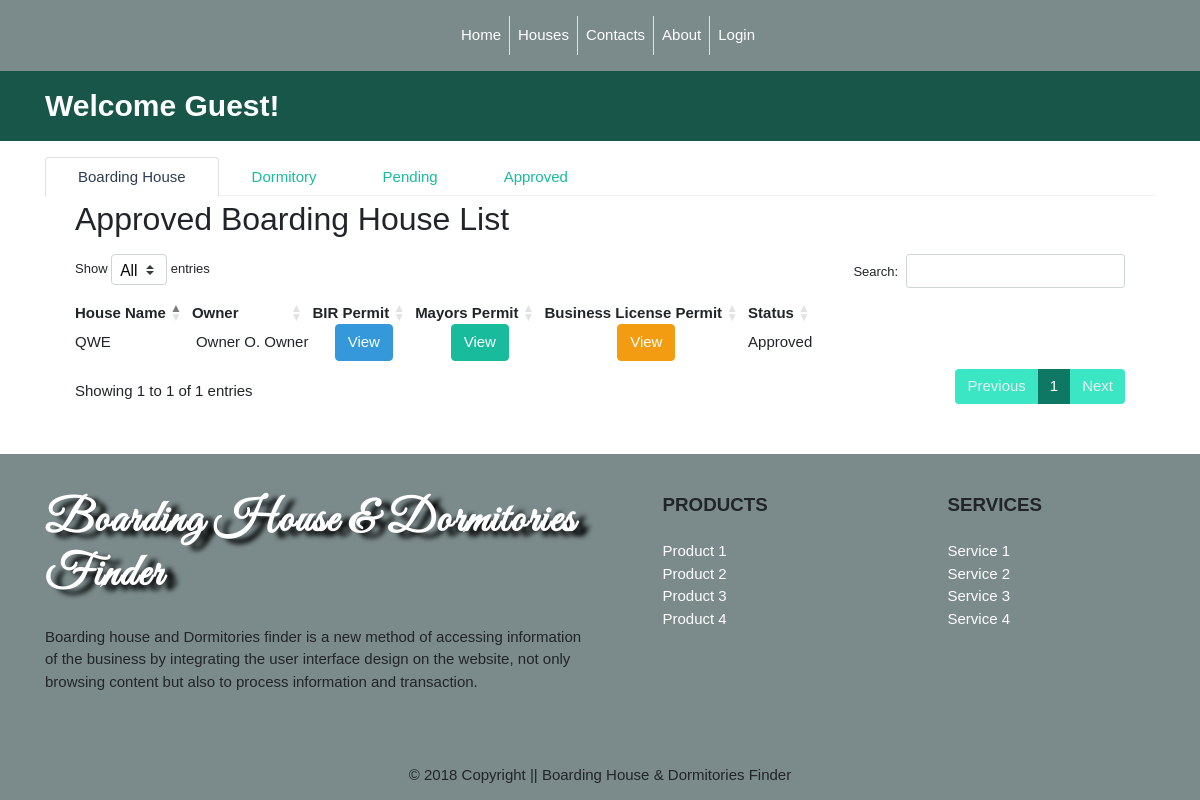
The app's page /admin/house.php with its own data.
### tables this page shows
CREATE TABLE IF NOT EXISTS `houses` (
  `house_id` int(11) NOT NULL,
  `user_id` int(11) NOT NULL,
  `house_category_id` int(11) NOT NULL,
  `house_name` varchar(255) NOT NULL,
  `house_address` varchar(255) NOT NULL,
  `house_postcode` int(11) NOT NULL,
  `house_phone_number` text NOT NULL,
  `house_number_room` text NOT NULL,
  `house_picture` text NOT NULL,
  `house_mp` text NOT NULL,
  `house_birp` text NOT NULL,
  `house_blpp` text NOT NULL,
  `house_description` text NOT NULL,
  `house_status` int(11) NOT NULL
);

CREATE TABLE IF NOT EXISTS `users` (
  `id` int(11) NOT NULL,
  `role_id` int(11) NOT NULL,
  `status_id` int(11) NOT NULL,
  `user_fname` varchar(255) NOT NULL,
  `user_lname` varchar(255) DEFAULT NULL,
  `user_mname` varchar(10) NOT NULL,
  `user_address` varchar(255) NOT NULL,
  `user_gender` enum('m','f') NOT NULL,
  `user_birthdate` varchar(255) NOT NULL,
  `user_picture` varchar(255) NOT NULL,
  `user_email` varchar(255) NOT NULL,
  `user_phone_number` varchar(15) NOT NULL,
  `username` varchar(255) NOT NULL,
  `password` varchar(255) NOT NULL,
  `create_date` varchar(100) NOT NULL,
  `update_date` varchar(100) NOT NULL
);

### admin/house.php (the view, shortened to what this page needs)
<?php
	function display_content(){
		require '../condb.php';
		?>
		<div class="container mt-3 mb-5">
			  <ul class="nav nav-tabs" role="tablist">
			  <li class="nav-item">
			    <a class="nav-link active" data-toggle="tab" href="#boarding_house" role="tab" aria-controls="boarding_house">Boarding House</a>
			  </li>
			  <li class="nav-item">
			    <a class="nav-link" data-toggle="tab" href="#dormitory" role="tab" aria-controls="dormitory">Dormitory</a>
			  </li>
			  <li class="nav-item">
			    <a class="nav-link" data-toggle="tab" href="#pending" role="tab" aria-controls="pending">Pending</a>
			  </li>
			  <li class="nav-item">
			    <a class="nav-link" data-toggle="tab" href="#house" role="tab" aria-controls="approved">Approved</a>
			  </li>
			</ul>
			<div class="tab-content">
			  <div class="tab-pane active" id="boarding_house" role="tabpanel">
			  	<div class="container">
			  		<div class="col-sm-12">
			  		<h3 class="mt-1">Approved Boarding House List</h3>
			  		</div>
			  		<div class="container">
			  			<div class="row">
			  			<div class="col-sm-12 mt-2">
			  			<table class="boarding-house-list" id="boarding-house-list" class="table table-hover">
			  				<thead>
			  					<tr>
			  						<th>House Name</th>
			  						<th>Owner</th>
			  						<th>BIR Permit</th>
			  						<th>Mayors Permit</th>
			  						<th>Business License Permit</th>
			  						<th>Status</th>
			  					</tr>
			  				</thead>
			  				<tbody>
			  					<?php
			  					$bh_approved = "SELECT * FROM houses WHERE house_status = '4' AND house_category_id = '1'";
			  					$bh_results = mysqli_query($conn, $bh_approved);
			  					while ($bh_row = mysqli_fetch_assoc($bh_results)) {
			  						extract($bh_row);
			  					?>
			  					<tr>
			  						<td><?php echo $house_name ?></td>
			  						<td class="p-1">
			  							<?php
			  							$bh_owner = "SELECT `user_fname`, `user_lname`, `user_mname` FROM users WHERE id = '$user_id'";
			  							$bh_owner_results = mysqli_query($conn, $bh_owner);
			  							$bh_owner_row = mysqli_fetch_assoc($bh_owner_results);
			  							extract($bh_owner_row);
			  							echo $user_fname,str_repeat('&nbsp;', 1),substr($user_mname, 0, 1).".".str_repeat('&nbsp;', 1),ucfirst($user_lname);
			  							?>
			  						</td>
			  						<td class="text-center"><button type="button" class="btn btn-info view-bir" data-id=<?php echo $house_id?> data-toggle="modal" data-target="#view-bir-picture">View</button></td>
			  						<td class="text-center"><button type="button" class="btn btn-success view-mayors-permit" data-id="<?php echo $house_id ?>" data-toggle="modal" data-target="#view-mayors-permit-picture">View</button></td>
			  						<td class="text-center"><button type="button" class="btn btn-warning view-business-plate" data-id="<?php echo $house_id ?>" data-toggle="modal" data-target="#view-business-plate">View</button></td>
			  						<td>Approved</td>
			  					</tr>
			  					<?php
			  					}
			  					?>
			  				</tbody>
			  			</table>
			  			</div>
			  			</div>
			  		</div>
			  	</div>
			  </div>
			</div>
		</div>
		<?php
	}
	require "../template.php";
?>

### assets/css/style.css (style rules this page uses)
* { margin: 0; padding: 0; box-sizing: border-box; }
html,body { font-family: 'Moserrat', sans-serif; }

### records on screen
houses: house_name "QWE", user.user_fname "Owner", user.user_mname "O", user.user_lname "Owner"
